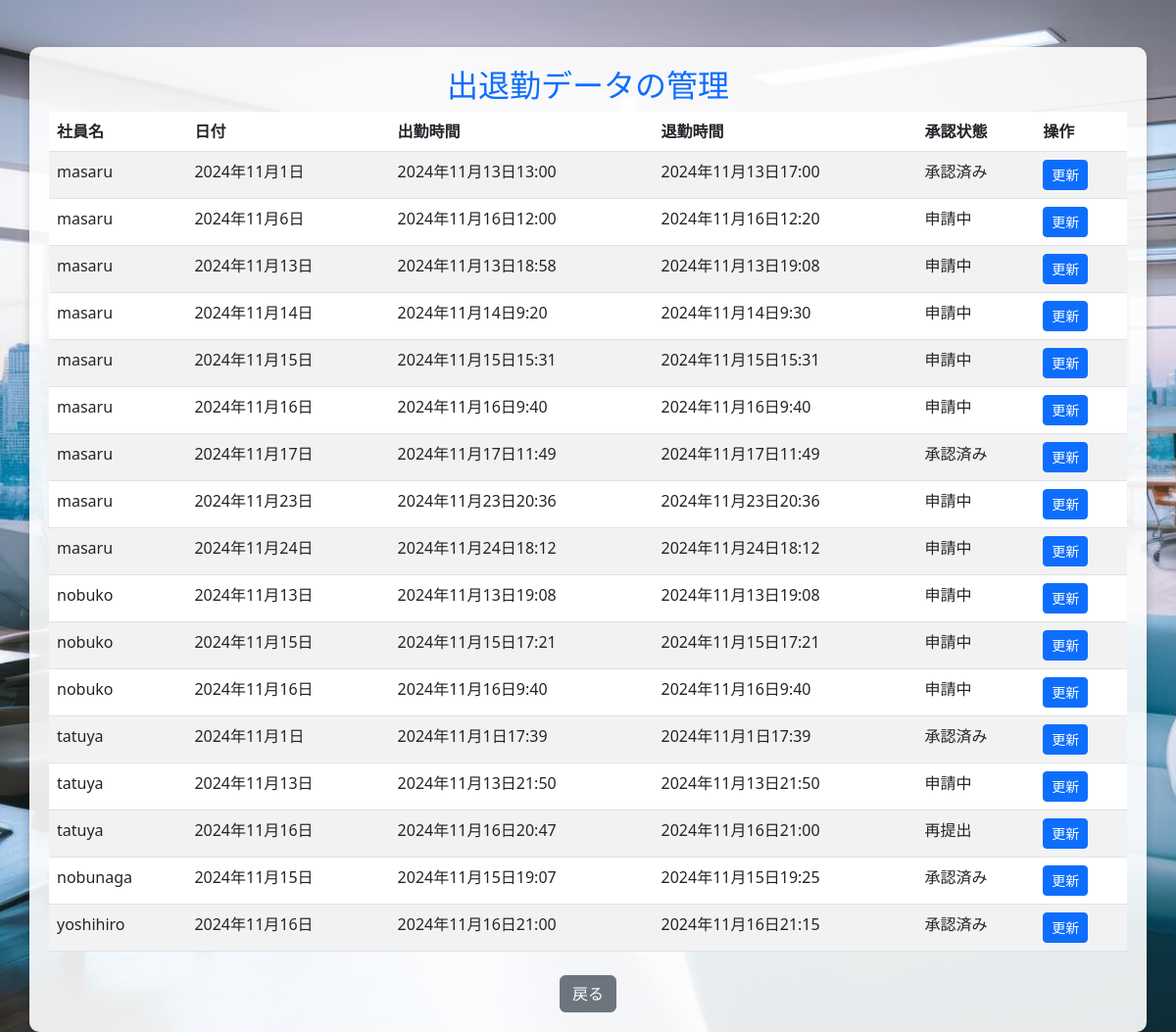
The app's page /attendance/edit/3/ (signed in) with its own data.
### attendance_system/models.py (models this page shows, shortened)
class Attendance(models.Model):
    STATUS_CHOICES = [
        ('unupdated', '未更新'),
        ('pending', '申請中'),
        ('approved', '承認済み'),
        ('rejected', '再提出'),
    ]
    user = models.ForeignKey(User, on_delete=models.CASCADE)  # ユーザーとのリレーション
    check_in = models.DateTimeField(null=True, blank=True)  # 出勤時間
    check_out = models.DateTimeField(null=True, blank=True)  # 退勤時間
    date = models.DateField(default=now)  # 日付
    status = models.CharField(
        max_length=20,
        choices=STATUS_CHOICES,
        default='unupdated'  # デフォルトは未更新
    )
    is_approved = models.BooleanField(default=None, null=True, blank=True)  # 承認状態

### attendance_system/views.py (the view)
# urls.py: path('attendance/edit/<int:attendance_id>/', views.edit_attendance, name='edit_attendance'),
@login_required
def edit_attendance(request, attendance_id):
    user = request.user
    attendance = get_object_or_404(Attendance, id=attendance_id)
    manager_viewable_users = User.objects.exclude(groups__name='幹部クラス')
    attendances = Attendance.objects.filter(user__in=manager_viewable_users)
    if user.groups.filter(name='中間管理職').exists():
        if not attendance.user.groups.filter(name='幹部クラス').exists():
            if request.method == 'POST':
                form = AttendanceEditForm(request.POST, instance=attendance)
                if form.is_valid():
                    form.save()
                    messages.success(request, "出退勤データが更新されました。")
                    return redirect('attendance_approval')  # 編集後に管理画面にリダイレクト
            else:
                form = AttendanceEditForm(instance=attendance)
            return render(request, 'attendance_system/edit_attendance_manager.html', {
                'form': form,
                'attendance': attendance,
                'attendances': attendances,  # フィルタリングされた出退勤データ
            })
        else:
            messages.error(request, "幹部クラスの出退勤データは編集できません。")
            return redirect('attendance_approval')
    else:
        messages.error(request, "編集権限がありません。")
        return redirect('attendance_approval')

### attendance_system/templates/attendance_system/edit_attendance_manager.html (shortened to what this page needs)
<!DOCTYPE html>
<html lang="ja">
<head>
    {% load static %}
    <link href="https://cdn.jsdelivr.net/npm/bootstrap@5.3.0/dist/css/bootstrap.min.css" rel="stylesheet">
</head>
<body>
    <div class="container mt-5">
        <h2 class="text-center text-primary">出退勤データの管理</h2>
        <table class="table table-striped">
            <thead>
                <tr>
                    <th>社員名</th>
                    <th>日付</th>
                    <th>出勤時間</th>
                    <th>退勤時間</th>
                    <th>承認状態</th>
                    <th>操作</th>
                </tr>
            </thead>
            <tbody>
                {% for attendance in attendances %}
                    {% if attendance.check_in and attendance.check_out %}
                    <tr>
                        <td>{{ attendance.user.username }}</td>
                        <td>{{ attendance.date }}</td>
                        <td>{{ attendance.check_in }}</td>
                        <td>{{ attendance.check_out }}</td>
                        <td>
                            {% if attendance.is_approved is None %}
                                申請中
                            {% elif attendance.is_approved %}
                                承認済み
                            {% else %}
                                再提出
                            {% endif %}
                        </td>
                        <td>
                            <a href="{% url 'update_attendance' attendance.id %}" class="btn btn-sm btn-primary">更新</a>
                        </td>
                    </tr>
                    {% endif %}
                {% endfor %}
            </tbody>
        </table>
        <div class="text-center mt-4">
            <a href="{% url 'attendance' %}" class="btn btn-secondary">戻る</a>
        </div>
    </div>
</body>
</html>

### records on screen
Attendance: user.username "masaru", date "2024年11月1日", check_in "2024年11月13日13:00", check_out "2024年11月13日17:00", is_approved "承認済み"
Attendance: user.username "masaru", date "2024年11月6日", check_in "2024年11月16日12:00", check_out "2024年11月16日12:20", shows "申請中"
Attendance: user.username "masaru", date "2024年11月13日", check_in "2024年11月13日18:58", check_out "2024年11月13日19:08", shows "申請中"
Attendance: user.username "masaru", date "2024年11月14日", check_in "2024年11月14日9:20", check_out "2024年11月14日9:30", shows "申請中"
Attendance: user.username "masaru", date "2024年11月15日", check_in "2024年11月15日15:31", check_out "2024年11月15日15:31", shows "申請中"
Attendance: user.username "masaru", date "2024年11月16日", check_in "2024年11月16日9:40", check_out "2024年11月16日9:40", shows "申請中"
Attendance: user.username "masaru", date "2024年11月17日", check_in "2024年11月17日11:49", check_out "2024年11月17日11:49", is_approved "承認済み"
Attendance: user.username "masaru", date "2024年11月23日", check_in "2024年11月23日20:36", check_out "2024年11月23日20:36", shows "申請中"
Attendance: user.username "masaru", date "2024年11月24日", check_in "2024年11月24日18:12", check_out "2024年11月24日18:12", shows "申請中"
Attendance: user.username "nobuko", date "2024年11月13日", check_in "2024年11月13日19:08", check_out "2024年11月13日19:08", shows "申請中"
Attendance: user.username "nobuko", date "2024年11月15日", check_in "2024年11月15日17:21", check_out "2024年11月15日17:21", shows "申請中"
Attendance: user.username "nobuko", date "2024年11月16日", check_in "2024年11月16日9:40", check_out "2024年11月16日9:40", shows "申請中"
Attendance: user.username "tatuya", date "2024年11月1日", check_in "2024年11月1日17:39", check_out "2024年11月1日17:39", is_approved "承認済み"
Attendance: user.username "tatuya", date "2024年11月13日", check_in "2024年11月13日21:50", check_out "2024年11月13日21:50", shows "申請中"
Attendance: user.username "tatuya", date "2024年11月16日", check_in "2024年11月16日20:47", check_out "2024年11月16日21:00", is_approved "再提出"
Attendance: user.username "nobunaga", date "2024年11月15日", check_in "2024年11月15日19:07", check_out "2024年11月15日19:25", is_approved "承認済み"
Attendance: user.username "yoshihiro", date "2024年11月16日", check_in "2024年11月16日21:00", check_out "2024年11月16日21:15", is_approved "承認済み"
